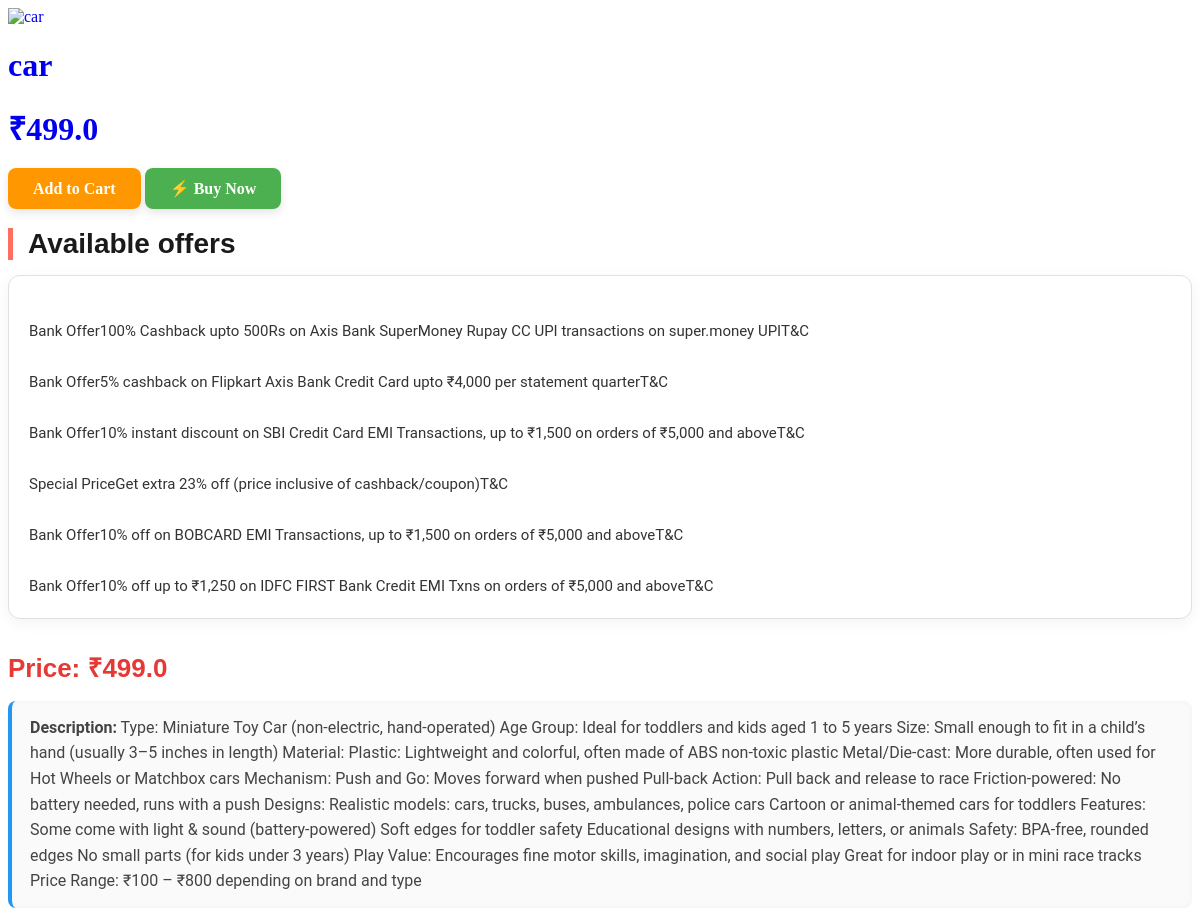
Page /product/10/ on the committed database.
### kids_shop/store/models.py (models this page shows, shortened)
class Product(models.Model):
    name = models.CharField(max_length=100)
    price = models.FloatField()
    description = models.TextField(null=True )
    image =models.CharField(max_length=50000)

### kids_shop/store/views.py (the view)
# urls.py: path('product/<int:pk>/', views.product_detail, name='product_detail'),
def product_detail(request, pk):
    product = get_object_or_404(Product, pk=pk)
    return render(request, 'store/product_detail.html', {'product': product})

### kids_shop/store/templates/store/product_detail.html (shortened to what this page needs)
{% load static %}
<!DOCTYPE html>
<html lang="en">
<head>
    <link rel="stylesheet" href="{% static 'style.css' %}">
</head>
<body>
    <div class="product-detail">
        {% if product.pk %}
<a href="{% url 'product_detail' product.pk %}" class="product-card">
    <img src="{{ product.image }}" alt="{{ product.name }}">
    <h1>{{ product.name }}</h1>
     <h1 class="pri"> ₹{{ product.price }}</h1>
</a>
  <div class="action-buttons">
    <a href="{% url 'add_to_cart' product.pk %}" class="btn add-cart">Add to Cart</a>
    <a href="{% url 'buy_now' product.pk %}" class="btn buy-now">⚡ Buy Now</a>
</div>
{% endif %}
        <h1 class="one">Available offers</h1>
<p class="two">
Bank Offer100% Cashback upto 500Rs on Axis Bank SuperMoney Rupay CC UPI transactions on super.money UPIT&C
Bank Offer5% cashback on Flipkart Axis Bank Credit Card upto ₹4,000 per statement quarterT&C
Bank Offer10% instant discount on SBI Credit Card EMI Transactions, up to ₹1,500 on orders of ₹5,000 and aboveT&C
Special PriceGet extra 23% off (price inclusive of cashback/coupon)T&C
Bank Offer10% off on BOBCARD EMI Transactions, up to ₹1,500 on orders of ₹5,000 and aboveT&C
Bank Offer10% off up to ₹1,250 on IDFC FIRST Bank Credit EMI Txns on orders of ₹5,000 and aboveT&C</p>
        <h1 class="three"><strong>Price:</strong> ₹{{ product.price }}</h1>
        <p class="p1"><strong>Description:</strong> {{ product.description }}</p>
    </div>
</body>
</html>

### kids_shop/store/templates/store/product_detail.html (style rules this page uses)
a { text-decoration: none ; }
.one { font-size: 28px; color: #1a1a1a; margin: 30px 0 15px; font-weight: 600; font-family: 'Poppins', sans-serif; border-left: 5px solid #ff6f61; padding-left: 15px; }
.two { font-size: 15px; line-height: 1.7; color: #333; background-color: #ffffff; padding: 18px 20px; border-radius: 12px; margin-bottom: 30px; border: 1px solid #e0e0e0; box-shadow: 0 4px 15px rgba(0, 0, 0, 0.05); white-space: pre-line; font-family: 'Roboto', sans-serif; transition: box-shadow 0.3s ease; }
.three { font-size: 26px; color: #e53935; font-weight: bold; margin-bottom: 10px; font-family: 'Poppins', sans-serif; }
.p1 { font-size: 16px; color: #444; background: #fafafa; border-left: 4px solid #2196f3; padding: 14px 18px; border-radius: 8px; line-height: 1.6; font-family: 'Roboto', sans-serif; box-shadow: inset 0 0 6px rgba(0, 0, 0, 0.03); }
.action-buttons { gap: 20px; margin-top: 30px; }
.btn { padding: 12px 25px; font-size: 16px; font-weight: bold; border: none; border-radius: 8px; cursor: pointer; box-shadow: 0 4px 10px rgba(0,0,0,0.1); transition: background-color 0.3s ease; }
.add-cart { background-color: #ff9800; color: white; margin: auto; }
.buy-now { background-color: #4CAF50; color: white; margin: auto; }

### rows in the picture
Product: name "car", price "499.0", description "Type: Miniature Toy Car (non-electric, hand-operated) Age Group: Ideal for toddlers and kids aged 1 to 5 years Size: Small enough to fit in a child’s hand (usually 3–5 inches in length) Material: Plastic: Lightweight and colorful, often made of ABS non-toxic plastic Metal/Die-cast: More durable, often used for Hot Wheels or Matchbox cars Mechanism: Push and Go: Moves forward when pushed Pull-back Action: Pull back and release to race Friction-powered: No battery needed, runs with a push Designs: Realistic models: cars, trucks, buses, ambulances, police cars Cartoon or animal-themed cars for toddlers Features: Some come with light & sound (battery-powered) Soft edges for toddler safety…"
